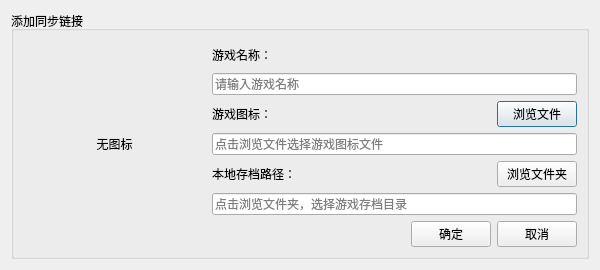
<?xml version="1.0" encoding="UTF-8"?>
<ui version="4.0">
 <class>Dialog</class>
 <widget class="QDialog" name="Dialog">
  <property name="geometry">
   <rect>
    <x>0</x>
    <y>0</y>
    <width>600</width>
    <height>270</height>
   </rect>
  </property>
  <property name="minimumSize">
   <size>
    <width>600</width>
    <height>270</height>
   </size>
  </property>
  <property name="maximumSize">
   <size>
    <width>600</width>
    <height>270</height>
   </size>
  </property>
  <property name="windowTitle">
   <string>添加同步链接</string>
  </property>
  <layout class="QGridLayout" name="gridLayout">
   <item row="0" column="0">
    <widget class="QGroupBox" name="groupBox">
     <property name="title">
      <string>添加同步链接</string>
     </property>
     <layout class="QGridLayout" name="gridLayout_2">
      <item row="0" column="1">
       <layout class="QGridLayout" name="gridLayout_3">
        <item row="2" column="1" colspan="2">
         <layout class="QHBoxLayout" name="horizontalLayout">
          <item>
           <widget class="QLabel" name="label">
            <property name="text">
             <string>游戏图标：</string>
            </property>
           </widget>
          </item>
          <item>
           <spacer name="horizontalSpacer">
            <property name="orientation">
             <enum>Qt::Horizontal</enum>
            </property>
            <property name="sizeHint" stdset="0">
             <size>
              <width>40</width>
              <height>20</height>
             </size>
            </property>
           </spacer>
          </item>
          <item>
           <widget class="QPushButton" name="browse_icon_btn">
            <property name="text">
             <string>浏览文件</string>
            </property>
           </widget>
          </item>
         </layout>
        </item>
        <item row="1" column="1" colspan="2">
         <widget class="QLineEdit" name="game_name_edit">
          <property name="placeholderText">
           <string>请输入游戏名称</string>
          </property>
          <property name="clearButtonEnabled">
           <bool>true</bool>
          </property>
         </widget>
        </item>
        <item row="0" column="1" colspan="2">
         <widget class="QLabel" name="label_3">
          <property name="minimumSize">
           <size>
            <width>0</width>
            <height>30</height>
           </size>
          </property>
          <property name="text">
           <string>游戏名称：</string>
          </property>
         </widget>
        </item>
        <item row="5" column="1" colspan="2">
         <layout class="QHBoxLayout" name="horizontalLayout_2">
          <item>
           <widget class="QLabel" name="label_2">
            <property name="text">
             <string>本地存档路径：</string>
            </property>
           </widget>
          </item>
          <item>
           <spacer name="horizontalSpacer_2">
            <property name="orientation">
             <enum>Qt::Horizontal</enum>
            </property>
            <property name="sizeHint" stdset="0">
             <size>
              <width>40</width>
              <height>20</height>
             </size>
            </property>
           </spacer>
          </item>
          <item>
           <widget class="QPushButton" name="browse_savedata_btn">
            <property name="text">
             <string>浏览文件夹</string>
            </property>
           </widget>
          </item>
         </layout>
        </item>
        <item row="6" column="1" colspan="2">
         <widget class="QLineEdit" name="savedata_edit">
          <property name="placeholderText">
           <string>点击浏览文件夹，选择游戏存档目录</string>
          </property>
          <property name="clearButtonEnabled">
           <bool>true</bool>
          </property>
         </widget>
        </item>
        <item row="0" column="0" rowspan="10">
         <widget class="QLabel" name="icon_label">
          <property name="maximumSize">
           <size>
            <width>183</width>
            <height>183</height>
           </size>
          </property>
          <property name="text">
           <string>无图标</string>
          </property>
          <property name="alignment">
           <set>Qt::AlignCenter</set>
          </property>
         </widget>
        </item>
        <item row="7" column="1" rowspan="3" colspan="2">
         <layout class="QHBoxLayout" name="horizontalLayout_3">
          <item>
           <spacer name="horizontalSpacer_3">
            <property name="orientation">
             <enum>Qt::Horizontal</enum>
            </property>
            <property name="sizeHint" stdset="0">
             <size>
              <width>40</width>
              <height>20</height>
             </size>
            </property>
           </spacer>
          </item>
          <item>
           <widget class="QPushButton" name="ok_btn">
            <property name="text">
             <string>确定</string>
            </property>
           </widget>
          </item>
          <item>
           <widget class="QPushButton" name="cancel_btn">
            <property name="text">
             <string>取消</string>
            </property>
           </widget>
          </item>
         </layout>
        </item>
        <item row="3" column="1" rowspan="2" colspan="2">
         <widget class="QLineEdit" name="icon_edit">
          <property name="placeholderText">
           <string>点击浏览文件选择游戏图标文件</string>
          </property>
          <property name="clearButtonEnabled">
           <bool>true</bool>
          </property>
         </widget>
        </item>
       </layout>
      </item>
     </layout>
    </widget>
   </item>
  </layout>
 </widget>
 <resources/>
 <connections/>
</ui>
